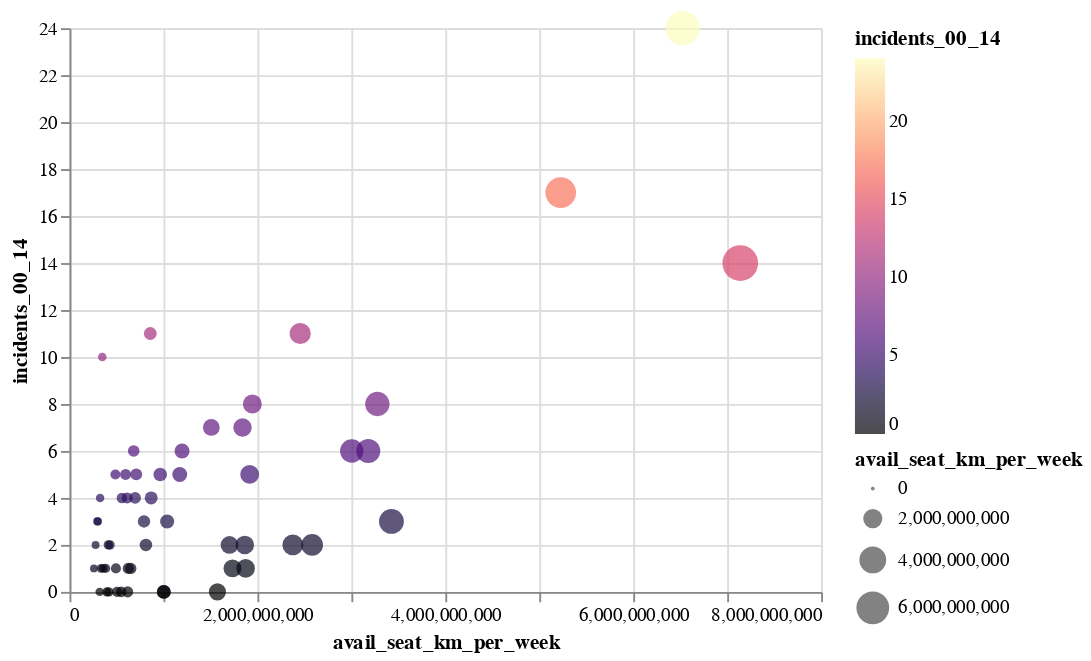

The notebook cell this image was saved under:
### Markdown cell above
The above visualization suggests that travelers may want to avoid falying on Delta/Northwest, American, United/Continental, and US Airways/America West since they have the highest number of incidents in the more current time period.

### Code cell
alt.Chart(airData).mark_circle().encode(
    x = "avail_seat_km_per_week", 
    y = "incidents_00_14",
    size = "avail_seat_km_per_week",
    tooltip = ["airline", "incidents_00_14", "avail_seat_km_per_week"],
    color = alt.Color("incidents_00_14", scale = alt.Scale(scheme="magma"))
)

### Figure 1 — Vega-Lite specification as saved in the notebook (floating-point values rounded to 4 significant figures)
{"config": {"view": {"continuousWidth": 400, "continuousHeight": 300}}, "data": {"name": "data-b9edcc1ee54369158fc0976a5577f32c"}, "mark": "circle", "encoding": {"color": {"type": "quantitative", "field": "incidents_00_14", "scale": {"scheme": "magma"}}, "size": {"type": "quantitative", "field": "avail_seat_km_per_week"}, "tooltip": [{"type": "nominal", "field": "airline"}, {"type": "quantitative", "field": "incidents_00_14"}, {"type": "quantitative", "field": "avail_seat_km_per_week"}], "x": {"type": "quantitative", "field": "avail_seat_km_per_week"}, "y": {"type": "quantitative", "field": "incidents_00_14"}}, "$schema": "https://vega.github.io/schema/vega-lite/v4.8.1.json", "datasets": {"data-b9edcc1ee54369158fc0976a5577f32c": [{"airline": "Aer Lingus", "avail_seat_km_per_week": 320906734, "incidents_85_99": 2, "fatal_accidents_85_99": 0, "fatalities_85_99": 0, "incidents_00_14": 0, "fatal_accidents_00_14": 0, "fatalities_00_14": 0, "Home Country": "Ireland"}, {"airline": "Aeroflot*", "avail_seat_km_per_week": 1197672318, "incidents_85_99": 76, "fatal_accidents_85_99": 14, "fatalities_85_99": 128, "incidents_00_14": 6, "fatal_accidents_00_14": 1, "fatalities_00_14": 88, "Home Country": "Russia"}, {"airline": "Aerolineas Argentinas", "avail_seat_km_per_week": 385803648, "incidents_85_99": 6, "fatal_accidents_85_99": 0, "fatalities_85_99": 0, "incidents_00_14": 1, "fatal_accidents_00_14": 0, "fatalities_00_14": 0, "Home Country": "Argentina"}, {"airline": "Aeromexico*", "avail_seat_km_per_week": 596871813, "incidents_85_99": 3, "fatal_accidents_85_99": 1, "fatalities_85_99": 64, "incidents_00_14": 5, "fatal_accidents_00_14": 0, "fatalities_00_14": 0, "Home Country": "Mexico"}, {"airline": "Air Canada", "avail_seat_km_per_week": 1865253802, "incidents_85_99": 2, "fatal_accidents_85_99": 0, "fatalities_85_99": 0, "incidents_00_14": 2, "fatal_accidents_00_14": 0, "fatalities_00_14": 0, "Home Country": "Canada"}, {"airline": "Air France", "avail_seat_km_per_week": 3004002661, "incidents_85_99": 14, "fatal_accidents_85_99": 4, "fatalities_85_99": 79, "incidents_00_14": 6, "fatal_accidents_00_14": 2, "fatalities_00_14": 337, "Home Country": "France"}, {"airline": "Air India*", "avail_seat_km_per_week": 869253552, "incidents_85_99": 2, "fatal_accidents_85_99": 1, "fatalities_85_99": 329, "incidents_00_14": 4, "fatal_accidents_00_14": 1, "fatalities_00_14": 158, "Home Country": "India"}, {"airline": "Air New Zealand*", "avail_seat_km_per_week": 710174817, "incidents_85_99": 3, "fatal_accidents_85_99": 0, "fatalities_85_99": 0, "incidents_00_14": 5, "fatal_accidents_00_14": 1, "fatalities_00_14": 7, "Home Country": "New Zealand"}, {"airline": "Alaska Airlines*", "avail_seat_km_per_week": 965346773, "incidents_85_99": 5, "fatal_accidents_85_99": 0, "fatalities_85_99": 0, "incidents_00_14": 5, "fatal_accidents_00_14": 1, "fatalities_00_14": 88, "Home Country": "United States"}, {"airline": "Alitalia", "avail_seat_km_per_week": 698012498, "incidents_85_99": 7, "fatal_accidents_85_99": 2, "fatalities_85_99": 50, "incidents_00_14": 4, "fatal_accidents_00_14": 0, "fatalities_00_14": 0, "Home Country": "Italy"}, {"airline": "All Nippon Airways", "avail_seat_km_per_week": 1841234177, "incidents_85_99": 3, "fatal_accidents_85_99": 1, "fatalities_85_99": 1, "incidents_00_14": 7, "fatal_accidents_00_14": 0, "fatalities_00_14": 0, "Home Country": "Japan"}, {"airline": "American*", "avail_seat_km_per_week": 5228357340, "incidents_85_99": 21, "fatal_accidents_85_99": 5, "fatalities_85_99": 101, "incidents_00_14": 17, "fatal_accidents_00_14": 3, "fatalities_00_14": 416, "Home Country": "United States"}, {"airline": "Austrian Airlines", "avail_seat_km_per_week": 358239823, "incidents_85_99": 1, "fatal_accidents_85_99": 0, "fatalities_85_99": 0, "incidents_00_14": 1, "fatal_accidents_00_14": 0, "fatalities_00_14": 0, "Home Country": "Austria"}, {"airline": "Avianca", "avail_seat_km_per_week": 396922563, "incidents_85_99": 5, "fatal_accidents_85_99": 3, "fatalities_85_99": 323, "incidents_00_14": 0, "fatal_accidents_00_14": 0, "fatalities_00_14": 0, "Home Country": "Colombia"}, {"airline": "British Airways*", "avail_seat_km_per_week": 3179760952, "incidents_85_99": 4, "fatal_accidents_85_99": 0, "fatalities_85_99": 0, "incidents_00_14": 6, "fatal_accidents_00_14": 0, "fatalities_00_14": 0, "Home Country": "United Kingdom"}, {"airline": "Cathay Pacific*", "avail_seat_km_per_week": 2582459303, "incidents_85_99": 0, "fatal_accidents_85_99": 0, "fatalities_85_99": 0, "incidents_00_14": 2, "fatal_accidents_00_14": 0, "fatalities_00_14": 0, "Home Country": "Panama"}, {"airline": "China Airlines", "avail_seat_km_per_week": 813216487, "incidents_85_99": 12, "fatal_accidents_85_99": 6, "fatalities_85_99": 535, "incidents_00_14": 2, "fatal_accidents_00_14": 1, "fatalities_00_14": 225, "Home Country": "Hong Kong"}, {"airline": "Condor", "avail_seat_km_per_week": 417982610, "incidents_85_99": 2, "fatal_accidents_85_99": 1, "fatalities_85_99": 16, "incidents_00_14": 0, "fatal_accidents_00_14": 0, "fatalities_00_14": 0, "Home Country": "China"}, {"airline": "COPA", "avail_seat_km_per_week": 550491507, "incidents_85_99": 3, "fatal_accidents_85_99": 1, "fatalities_85_99": 47, "incidents_00_14": 0, "fatal_accidents_00_14": 0, "fatalities_00_14": 0, "Home Country": "Germany"}, {"airline": "Delta / Northwest*", "avail_seat_km_per_week": 6525658894, "incidents_85_99": 24, "fatal_accidents_85_99": 12, "fatalities_85_99": 407, "incidents_00_14": 24, "fatal_accidents_00_14": 2, "fatalities_00_14": 51, "Home Country": "United States"}, {"airline": "Egyptair", "avail_seat_km_per_week": 557699891, "incidents_85_99": 8, "fatal_accidents_85_99": 3, "fatalities_85_99": 282, "incidents_00_14": 4, "fatal_accidents_00_14": 1, "fatalities_00_14": 14, "Home Country": "Egypt"}, {"airline": "El Al", "avail_seat_km_per_week": 335448023, "incidents_85_99": 1, "fatal_accidents_85_99": 1, "fatalities_85_99": 4, "incidents_00_14": 1, "fatal_accidents_00_14": 0, "fatalities_00_14": 0, "Home Country": "Israel"}, {"airline": "Ethiopian Airlines", "avail_seat_km_per_week": 488560643, "incidents_85_99": 25, "fatal_accidents_85_99": 5, "fatalities_85_99": 167, "incidents_00_14": 5, "fatal_accidents_00_14": 2, "fatalities_00_14": 92, "Home Country": "Ethiopia"}, {"airline": "Finnair", "avail_seat_km_per_week": 506464950, "incidents_85_99": 1, "fatal_accidents_85_99": 0, "fatalities_85_99": 0, "incidents_00_14": 0, "fatal_accidents_00_14": 0, "fatalities_00_14": 0, "Home Country": "Finland"}, {"airline": "Garuda Indonesia", "avail_seat_km_per_week": 613356665, "incidents_85_99": 10, "fatal_accidents_85_99": 3, "fatalities_85_99": 260, "incidents_00_14": 4, "fatal_accidents_00_14": 2, "fatalities_00_14": 22, "Home Country": "Indonesia"}, {"airline": "Gulf Air", "avail_seat_km_per_week": 301379762, "incidents_85_99": 1, "fatal_accidents_85_99": 0, "fatalities_85_99": 0, "incidents_00_14": 3, "fatal_accidents_00_14": 1, "fatalities_00_14": 143, "Home Country": "Bahrain"}, {"airline": "Hawaiian Airlines", "avail_seat_km_per_week": 493877795, "incidents_85_99": 0, "fatal_accidents_85_99": 0, "fatalities_85_99": 0, "incidents_00_14": 1, "fatal_accidents_00_14": 0, "fatalities_00_14": 0, "Home Country": "United States"}, {"airline": "Iberia", "avail_seat_km_per_week": 1173203126, "incidents_85_99": 4, "fatal_accidents_85_99": 1, "fatalities_85_99": 148, "incidents_00_14": 5, "fatal_accidents_00_14": 0, "fatalities_00_14": 0, "Home Country": "Spain"}, {"airline": "Japan Airlines", "avail_seat_km_per_week": 1574217531, "incidents_85_99": 3, "fatal_accidents_85_99": 1, "fatalities_85_99": 520, "incidents_00_14": 0, "fatal_accidents_00_14": 0, "fatalities_00_14": 0, "Home Country": "Japan"}, {"airline": "Kenya Airways", "avail_seat_km_per_week": 277414794, "incidents_85_99": 2, "fatal_accidents_85_99": 0, "fatalities_85_99": 0, "incidents_00_14": 2, "fatal_accidents_00_14": 2, "fatalities_00_14": 283, "Home Country": "Netherlands"}, {"airline": "KLM*", "avail_seat_km_per_week": 1874561773, "incidents_85_99": 7, "fatal_accidents_85_99": 1, "fatalities_85_99": 3, "incidents_00_14": 1, "fatal_accidents_00_14": 0, "fatalities_00_14": 0, "Home Country": "Kenya"}, {"airline": "Korean Air", "avail_seat_km_per_week": 1734522605, "incidents_85_99": 12, "fatal_accidents_85_99": 5, "fatalities_85_99": 425, "incidents_00_14": 1, "fatal_accidents_00_14": 0, "fatalities_00_14": 0, "Home Country": "Korea"}, {"airline": "LAN Airlines", "avail_seat_km_per_week": 1001965891, "incidents_85_99": 3, "fatal_accidents_85_99": 2, "fatalities_85_99": 21, "incidents_00_14": 0, "fatal_accidents_00_14": 0, "fatalities_00_14": 0, "Home Country": "Chile"}, {"airline": "Lufthansa*", "avail_seat_km_per_week": 3426529504, "incidents_85_99": 6, "fatal_accidents_85_99": 1, "fatalities_85_99": 2, "incidents_00_14": 3, "fatal_accidents_00_14": 0, "fatalities_00_14": 0, "Home Country": "Germany"}, {"airline": "Malaysia Airlines", "avail_seat_km_per_week": 1039171244, "incidents_85_99": 3, "fatal_accidents_85_99": 1, "fatalities_85_99": 34, "incidents_00_14": 3, "fatal_accidents_00_14": 2, "fatalities_00_14": 537, "Home Country": "Malaysia"}, {"airline": "Pakistan International", "avail_seat_km_per_week": 348563137, "incidents_85_99": 8, "fatal_accidents_85_99": 3, "fatalities_85_99": 234, "incidents_00_14": 10, "fatal_accidents_00_14": 2, "fatalities_00_14": 46, "Home Country": "Pakistan"}, {"airline": "Philippine Airlines", "avail_seat_km_per_week": 413007158, "incidents_85_99": 7, "fatal_accidents_85_99": 4, "fatalities_85_99": 74, "incidents_00_14": 2, "fatal_accidents_00_14": 1, "fatalities_00_14": 1, "Home Country": "Philippines"}, {"airline": "Qantas*", "avail_seat_km_per_week": 1917428984, "incidents_85_99": 1, "fatal_accidents_85_99": 0, "fatalities_85_99": 0, "incidents_00_14": 5, "fatal_accidents_00_14": 0, "fatalities_00_14": 0, "Home Country": "Australia"}, {"airline": "Royal Air Maroc", "avail_seat_km_per_week": 295705339, "incidents_85_99": 5, "fatal_accidents_85_99": 3, "fatalities_85_99": 51, "incidents_00_14": 3, "fatal_accidents_00_14": 0, "fatalities_00_14": 0, "Home Country": "Morocco"}, {"airline": "SAS*", "avail_seat_km_per_week": 682971852, "incidents_85_99": 5, "fatal_accidents_85_99": 0, "fatalities_85_99": 0, "incidents_00_14": 6, "fatal_accidents_00_14": 1, "fatalities_00_14": 110, "Home Country": "Denmark"}, {"airline": "Saudi Arabian", "avail_seat_km_per_week": 859673901, "incidents_85_99": 7, "fatal_accidents_85_99": 2, "fatalities_85_99": 313, "incidents_00_14": 11, "fatal_accidents_00_14": 0, "fatalities_00_14": 0, "Home Country": "Switzerland"}, {"airline": "Singapore Airlines", "avail_seat_km_per_week": 2376857805, "incidents_85_99": 2, "fatal_accidents_85_99": 2, "fatalities_85_99": 6, "incidents_00_14": 2, "fatal_accidents_00_14": 1, "fatalities_00_14": 83, "Home Country": "Saudi Arabia"}, {"airline": "South African", "avail_seat_km_per_week": 651502442, "incidents_85_99": 2, "fatal_accidents_85_99": 1, "fatalities_85_99": 159, "incidents_00_14": 1, "fatal_accidents_00_14": 0, "fatalities_00_14": 0, "Home Country": "Singapore"}, {"airline": "Southwest Airlines", "avail_seat_km_per_week": 3276525770, "incidents_85_99": 1, "fatal_accidents_85_99": 0, "fatalities_85_99": 0, "incidents_00_14": 8, "fatal_accidents_00_14": 0, "fatalities_00_14": 0, "Home Country": "South Africa"}, {"airline": "Sri Lankan / AirLanka", "avail_seat_km_per_week": 325582976, "incidents_85_99": 2, "fatal_accidents_85_99": 1, "fatalities_85_99": 14, "incidents_00_14": 4, "fatal_accidents_00_14": 0, "fatalities_00_14": 0, "Home Country": "United States"}, {"airline": "SWISS*", "avail_seat_km_per_week": 792601299, "incidents_85_99": 2, "fatal_accidents_85_99": 1, "fatalities_85_99": 229, "incidents_00_14": 3, "fatal_accidents_00_14": 0, "fatalities_00_14": 0, "Home Country": "Sri Lanka"}, {"airline": "TACA", "avail_seat_km_per_week": 259373346, "incidents_85_99": 3, "fatal_accidents_85_99": 1, "fatalities_85_99": 3, "incidents_00_14": 1, "fatal_accidents_00_14": 1, "fatalities_00_14": 3, "Home Country": "El Salvador"}, {"airline": "TAM", "avail_seat_km_per_week": 1509195646, "incidents_85_99": 8, "fatal_accidents_85_99": 3, "fatalities_85_99": 98, "incidents_00_14": 7, "fatal_accidents_00_14": 2, "fatalities_00_14": 188, "Home Country": "Brazil"}, {"airline": "TAP - Air Portugal", "avail_seat_km_per_week": 619130754, "incidents_85_99": 0, "fatal_accidents_85_99": 0, "fatalities_85_99": 0, "incidents_00_14": 0, "fatal_accidents_00_14": 0, "fatalities_00_14": 0, "Home Country": "Portugal"}, {"airline": "Thai Airways", "avail_seat_km_per_week": 1702802250, "incidents_85_99": 8, "fatal_accidents_85_99": 4, "fatalities_85_99": 308, "incidents_00_14": 2, "fatal_accidents_00_14": 1, "fatalities_00_14": 1, "Home Country": "Thailand"}, {"airline": "Turkish Airlines", "avail_seat_km_per_week": 1946098294, "incidents_85_99": 8, "fatal_accidents_85_99": 3, "fatalities_85_99": 64, "incidents_00_14": 8, "fatal_accidents_00_14": 2, "fatalities_00_14": 84, "Home Country": "Turkey"}, {"airline": "United / Continental*", "avail_seat_km_per_week": 7139291291, "incidents_85_99": 19, "fatal_accidents_85_99": 8, "fatalities_85_99": 319, "incidents_00_14": 14, "fatal_accidents_00_14": 2, "fatalities_00_14": 109, "Home Country": "United States"}, {"airline": "US Airways / America West*", "avail_seat_km_per_week": 2455687887, "incidents_85_99": 16, "fatal_accidents_85_99": 7, "fatalities_85_99": 224, "incidents_00_14": 11, "fatal_accidents_00_14": 2, "fatalities_00_14": 23, "Home Country": "United States"}, {"airline": "Vietnam Airlines", "avail_seat_km_per_week": 625084918, "incidents_85_99": 7, "fatal_accidents_85_99": 3, "fatalities_85_99": 171, "incidents_00_14": 1, "fatal_accidents_00_14": 0, "fatalities_00_14": 0, "Home Country": "Vietnam"}, {"airline": "Virgin Atlantic", "avail_seat_km_per_week": 1005248585, "incidents_85_99": 1, "fatal_accidents_85_99": 0, "fatalities_85_99": 0, "incidents_00_14": 0, "fatal_accidents_00_14": 0, "fatalities_00_14": 0, "Home Country": "United Kingdom"}, {"airline": "Xiamen Airlines", "avail_seat_km_per_week": 430462962, "incidents_85_99": 9, "fatal_accidents_85_99": 1, "fatalities_85_99": 82, "incidents_00_14": 2, "fatal_accidents_00_14": 0, "fatalities_00_14": 0, "Home Country": "China"}]}}
